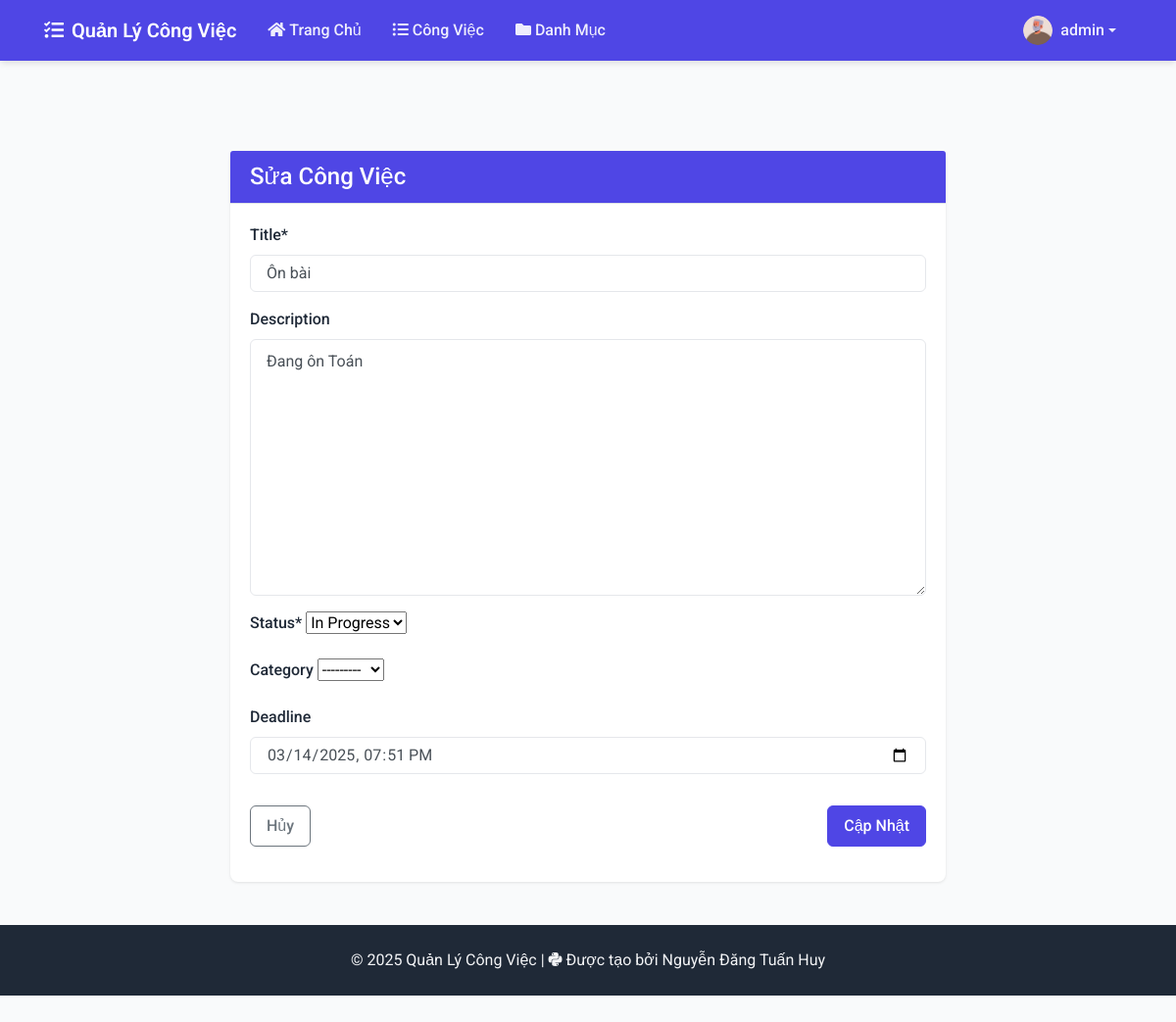
Page /tasks/2/update/ (signed in) on the committed database.
### tasks/models.py (models this page shows, shortened)
class Profile(models.Model):
    user = models.OneToOneField(User, on_delete=models.CASCADE)
    avatar = models.ImageField(upload_to='avatars/', default='avatars/default.png')
    def overdue_tasks_count(self):
        return Task.objects.filter(
            user=self.user,
            status__in=['pending', 'in_progress'],
            deadline__lt=timezone.now()
        ).count()

class Task(models.Model):
    STATUS_CHOICES = [
        ('pending', 'Pending'),
        ('in_progress', 'In Progress'),
        ('completed', 'Completed'),
        ('cancelled', 'Cancelled'),
    ]
    title = models.CharField(max_length=200)
    description = models.TextField(blank=True, null=True)
    status = models.CharField(max_length=20, choices=STATUS_CHOICES, default='pending')
    user = models.ForeignKey(User, on_delete=models.CASCADE, related_name='tasks')
    category = models.ForeignKey(Category, on_delete=models.SET_NULL, null=True, blank=True)
    created = models.DateTimeField(auto_now_add=True)
    deadline = models.DateTimeField(null=True, blank=True)
    finished = models.DateTimeField(null=True, blank=True)

### tasks/views.py (the view, shortened to what this page needs)
# urls.py: path('tasks/<int:pk>/update/', TaskUpdateView.as_view(), name='task-update'),
class TaskUpdateView(LoginRequiredMixin, UserPassesTestMixin, UpdateView):
    model = Task
    form_class = TaskForm
    template_name = 'tasks/task_form.html'
    success_url = reverse_lazy('task-list')
    def test_func(self):
        task = self.get_object()
        return self.request.user == task.user
    def get_context_data(self, **kwargs):
        context = super().get_context_data(**kwargs)
        context['overdue_tasks_count'] = self.request.user.profile.overdue_tasks_count()
        context['form'].fields['category'].queryset = Category.objects.filter(user=self.request.user)
        return context

### tasks/forms.py
class TaskForm(forms.ModelForm):
    class Meta:
        model = Task
        fields = ['title', 'description', 'status', 'category', 'deadline']
        widgets = {
            'deadline': forms.DateTimeInput(attrs={'type': 'datetime-local'}),
        }

### tasks/context_processors.py (called while the page is built)
def overdue_tasks_count(request):
    if request.user.is_authenticated:
        count = Task.objects.filter(
            user=request.user,
            deadline__lt=timezone.now(),
            status__in=['pending', 'in_progress']
        ).count()
        return {'overdue_tasks_count': count}
    return {'overdue_tasks_count': 0}

### tasks/models.py (called while the page is built)
    def __str__(self):
        return self.name

### tasks/templates/tasks/task_form.html (shortened to what this page needs)
{% extends 'tasks/base.html' %}
{% load crispy_forms_tags %}
{% block content %}
<div class="container mt-4">
    <div class="row justify-content-center">
        <div class="col-md-8">
            <div class="card">
                <div class="card-header bg-primary text-white">
                    <h4 class="mb-0">{% if form.instance.id %}Sửa Công Việc{% else %}Tạo Công Việc Mới{% endif %}</h4>
                </div>
                <div class="card-body">
                    <form method="POST">
                        <fieldset class="form-group">
                            {{ form|crispy }}
                        </fieldset>
                        <div class="form-group d-flex justify-content-between">
                            <a href="{% url 'task-list' %}" class="btn btn-outline-secondary">Hủy</a>
                            <button class="btn btn-primary" type="submit">
                                {% if form.instance.id %}Cập Nhật{% else %}Tạo Mới{% endif %}
                            </button>
                        </div>
                    </form>
                </div>
            </div>
        </div>
    </div>
</div>
{% endblock %}

### tasks/templates/tasks/base.html (shortened to what this page needs)
<!DOCTYPE html>
<html lang="vi">
<head>
    <link rel="stylesheet" href="https://cdn.jsdelivr.net/npm/bootstrap@4.6.0/dist/css/bootstrap.min.css">
    <link rel="stylesheet" href="https://cdnjs.cloudflare.com/ajax/libs/font-awesome/5.15.3/css/all.min.css">
    {% load static %}
    <link rel="stylesheet" type="text/css" href="{% static 'css/styles.css' %}">
</head>
<body>
    <nav class="navbar navbar-expand-lg navbar-dark">
        <div class="container">
            <a class="navbar-brand" href="{% url 'dashboard' %}">
                <i class="fas fa-tasks mr-2"></i>Quản Lý Công Việc
            </a>
            <div class="collapse navbar-collapse" id="navbarNav">
                <ul class="navbar-nav mr-auto">
                    {% if user.is_authenticated %}
                    <li class="nav-item">
                        <a class="nav-link" href="{% url 'dashboard' %}">
                            <i class="fas fa-home mr-1"></i>Trang Chủ
                        </a>
                    </li>
                    <li class="nav-item">
                        <a class="nav-link" href="{% url 'task-list' %}">
                            <i class="fas fa-list-ul mr-1"></i>Công Việc
                        </a>
                    </li>
                    <li class="nav-item">
                        <a class="nav-link" href="{% url 'category-list' %}">
                            <i class="fas fa-folder mr-1"></i>Danh Mục
                        </a>
                    </li>
                    {% endif %}
                </ul>
                <ul class="navbar-nav ml-auto">
                    {% if user.is_authenticated %}
                    <li class="nav-item dropdown">
                        <a class="nav-link dropdown-toggle position-relative d-flex align-items-center" href="#" id="userDropdown" role="button" data-toggle="dropdown" aria-haspopup="true" aria-expanded="false">
                            {% if user.profile and user.profile.avatar %}
                                <img src="{{ user.profile.avatar.url }}" alt="{{ user.username }}" class="rounded-circle mr-2" style="width: 30px; height: 30px; object-fit: cover;">
                            {% else %}
                                <i class="fas fa-user-circle mr-2" style="font-size: 1.5rem;"></i>
                            {% endif %}
                            <span>{{ user.username }}</span>
                        </a>
                    </li>
                    {% endif %}
                </ul>
            </div>
        </div>
    </nav>
    <main class="flex-grow-1 py-4">
        {% block content %}{% endblock %}
    </main>
    <footer class="footer text-center">
        <div class="container">
            <p class="mb-0">&copy; 2025 Quản Lý Công Việc | <i class="fab fa-python mr-1"></i>Được tạo bởi Nguyễn Đăng Tuấn Huy</p>
        </div>
    </footer>
</body>
</html>

### static/css/styles.css (style rules this page uses)
body { min-height: 100vh; display: flex; flex-direction: column; background-color: #f8f9fa; padding-bottom: 60px; }
.navbar { margin-bottom: 20px; }
main { flex: 1; }
.card { box-shadow: 0 2px 4px rgba(0,0,0,0.1); margin-bottom: 20px; }
.card-header { background-color: #f8f9fa; border-bottom: 1px solid #dee2e6; font-weight: 500; }
.form-group { margin-bottom: 1rem; }
footer { margin-top: auto; background-color: #343a40; color: white; padding: 1rem 0; }
.navbar .position-relative { display: inline-block; }
.form-group label { font-weight: 500; }

### tasks/templates/tasks/base.html (style rules this page uses)
:root { --primary-color: #4F46E5; --primary-dark: #4338CA; --secondary-color: #10B981; --accent-color: #F59E0B; --dark-color: #1F2937; --light-color: #F3F4F6; --danger-color: #EF4444; --success-color: #10B981; }
body { font-family: 'Roboto', sans-serif; background-color: #F9FAFB; min-height: 100vh; display: flex; flex-direction: column; color: var(--dark-color); }
.navbar { background-color: var(--primary-color) !important; box-shadow: 0 4px 6px -1px rgba(0, 0, 0, 0.1); }
.navbar-brand { font-weight: 600; font-size: 1.25rem; color: white !important; }
.nav-link { font-weight: 500; padding: 0.5rem 1rem !important; transition: all 0.3s ease; color: rgba(255, 255, 255, 0.9) !important; }
.card { border: none; border-radius: 8px; box-shadow: 0 1px 3px rgba(0,0,0,0.1); transition: all 0.3s ease; background: white; }
.btn { border-radius: 6px; padding: 0.5rem 1rem; font-weight: 500; transition: all 0.3s ease; }
.btn-primary { background-color: var(--primary-color); border-color: var(--primary-color); }
.footer { margin-top: auto; padding: 1.5rem 0; background-color: var(--dark-color); color: var(--light-color) !important; }
.form-control { border-radius: 6px; border: 1px solid #E5E7EB; padding: 0.625rem 1rem; transition: all 0.2s ease; }
.bg-primary { background-color: var(--primary-color) !important; }

### rows in the picture
Task: title "Ôn bài", description "Đang ôn Toán", status "In Progress", category "---------", deadline "03/14/2025 19:51"

### other values in the picture
{{ user.username }} "admin"
